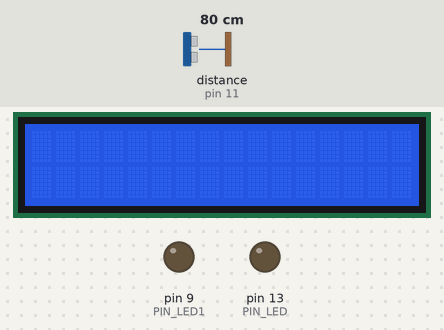
Bench run of a sketch on a simulated Arduino Uno, built with avr-gcc and run on an emulated ATmega328P. Parts: 16×2 character LCD, output pins drawn as LEDs (lit = HIGH). The inputs (shaded band) are chosen by the test bench; at power-on: distance to the obstacle (sensor on pin 11) 80 cm. The echo pulse lasts 58.3 µs per cm; what the sketch prints to the serial monitor is not drawn.

Above: at 1.2 s.
1.3 s: distance to the obstacle (sensor on pin 11) set to 195 cm
2.8 s: distance to the obstacle (sensor on pin 11) set to 206 cm
At 2.9 s:
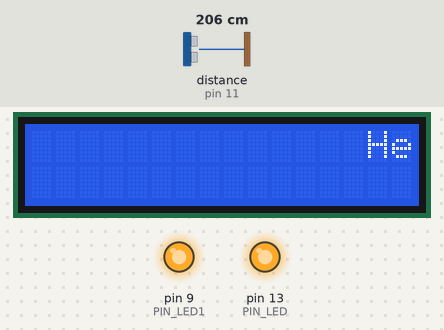
4.7 s: distance to the obstacle (sensor on pin 11) set to 18 cm
At 4.87 s:
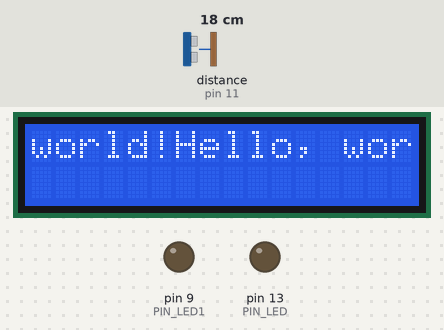
6.4 s: distance to the obstacle (sensor on pin 11) set to 12 cm
7.9 s: distance to the obstacle (sensor on pin 11) set to 9 cm
At 8.23 s:
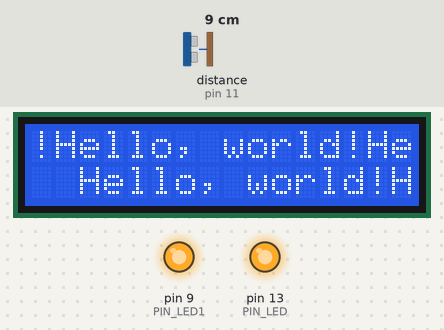
9.6 s: distance to the obstacle (sensor on pin 11) set to 60 cm
At 9.76 s:
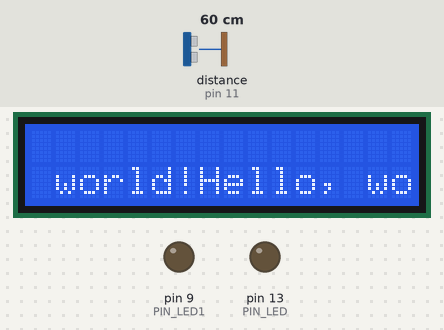
Timing chart, 0 to 12.3 s (numbered marks = the images above; inputs shaded):
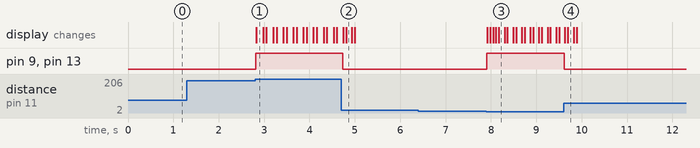

The sketch:

led_yz_LCD.ino
```cpp
#include <NewPing.h>
#include <Wire.h>
#include <LiquidCrystal_I2C.h>      // подключаем библиотеку.

#define PIN_TRIG 12
#define PIN_ECHO 11
#define PIN_LED 13
#define PIN_LED1 9

LiquidCrystal_I2C lcd(0x27,16,2);   // Устанавливаем дисплей (Первый параметр — адрес,
                                    // найденный сканером, 2-й количество символов в строке
                                    // 3-й количество строк.

#define MAX_DISTANCE 200 // Константа для определения максимального расстояния, которое мы будем считать корректным.

// Создаем объект, методами которого будем затем пользоваться для получения расстояния.
// В качестве параметров передаем номера пинов, к которым подключены выходы ECHO и TRIG датчика

NewPing sonar(PIN_TRIG, PIN_ECHO, MAX_DISTANCE);

void setup() {
  // Инициализируем взаимодействие по последовательному порту на скорости 9600
  Serial.begin(9600);
  pinMode(PIN_LED, OUTPUT);
  pinMode(PIN_LED1, OUTPUT);

  lcd.init();
  lcd.backlight();// Включаем подсветку дисплея
}

void loop() {

  // Стартовая задержка, необходимая для корректной работы.
  delay(50);

  // Получаем значение от датчика расстояния и сохраняем его в переменную
  unsigned int distance = sonar.ping_cm();

  // Печатаем расстояние в мониторе порта
  Serial.print(distance);
  Serial.println("см");

  if (distance <= 10){
    digitalWrite(PIN_LED, HIGH);
    digitalWrite(PIN_LED1, HIGH);

    lcd.print("Hello, world!");  // Выводим фразу

  }else{
    digitalWrite(PIN_LED, LOW);
    digitalWrite(PIN_LED1, LOW);

    lcd.print("             ");  // Удаляем фразу
  }


}
```

Measured:
- the behaviour switches between 200 and 201 cm on distance to the obstacle (sensor on pin 11) (found by bisection; images 0 and 1)
- the behaviour switches between 11 and 10 cm on distance to the obstacle (sensor on pin 11) (found by bisection; images 2 and 3)
- after the input at 1.3 s, every drawn part: stays the same
- after the input at 2.8 s, pin 9 (PIN_LED1), pin 13 (PIN_LED): LOW → HIGH at once; the display: changes at once (image 1)
- after the input at 4.7 s, pin 9 (PIN_LED1), pin 13 (PIN_LED): HIGH → LOW at once; the display: first changes at once (image 2 shows a later state)
- after the input at 6.4 s, every drawn part: stays the same
- after the input at 7.9 s, pin 9 (PIN_LED1), pin 13 (PIN_LED): LOW → HIGH at once; the display: first changes at once (image 3 shows a later state)
- after the input at 9.6 s, pin 9 (PIN_LED1), pin 13 (PIN_LED): HIGH → LOW at once; the display: first changes at once (image 4 shows a later state)
